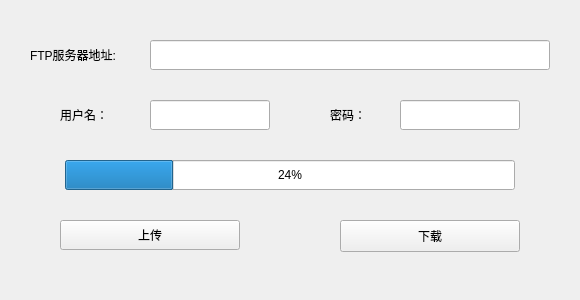
<?xml version="1.0" encoding="UTF-8"?>
<ui version="4.0">
 <class>MainWindow</class>
 <widget class="QMainWindow" name="MainWindow">
  <property name="geometry">
   <rect>
    <x>0</x>
    <y>0</y>
    <width>580</width>
    <height>300</height>
   </rect>
  </property>
  <property name="windowTitle">
   <string>FTP客户端</string>
  </property>
  <property name="windowIcon">
   <iconset>
    <normaloff>../../heart.ico</normaloff>../../heart.ico</iconset>
  </property>
  <property name="toolTipDuration">
   <number>-1</number>
  </property>
  <widget class="QWidget" name="centralWidget">
   <widget class="QLabel" name="label_ftp">
    <property name="geometry">
     <rect>
      <x>30</x>
      <y>40</y>
      <width>110</width>
      <height>30</height>
     </rect>
    </property>
    <property name="styleSheet">
     <string notr="true">font: 9pt &quot;Arial&quot;;</string>
    </property>
    <property name="text">
     <string>FTP服务器地址:</string>
    </property>
   </widget>
   <widget class="QLineEdit" name="lineEdit_ftp">
    <property name="geometry">
     <rect>
      <x>150</x>
      <y>40</y>
      <width>400</width>
      <height>30</height>
     </rect>
    </property>
    <property name="styleSheet">
     <string notr="true">font: 10pt &quot;Arial&quot;;</string>
    </property>
   </widget>
   <widget class="QLabel" name="label_user">
    <property name="geometry">
     <rect>
      <x>60</x>
      <y>100</y>
      <width>60</width>
      <height>30</height>
     </rect>
    </property>
    <property name="styleSheet">
     <string notr="true">font: 10pt &quot;Arial&quot;;</string>
    </property>
    <property name="text">
     <string>用户名：</string>
    </property>
   </widget>
   <widget class="QLineEdit" name="lineEdit_user">
    <property name="geometry">
     <rect>
      <x>150</x>
      <y>100</y>
      <width>120</width>
      <height>30</height>
     </rect>
    </property>
    <property name="styleSheet">
     <string notr="true">font: 10pt &quot;Arial&quot;;</string>
    </property>
   </widget>
   <widget class="QLabel" name="label_password">
    <property name="geometry">
     <rect>
      <x>330</x>
      <y>100</y>
      <width>60</width>
      <height>30</height>
     </rect>
    </property>
    <property name="styleSheet">
     <string notr="true">font: 10pt &quot;Arial&quot;;</string>
    </property>
    <property name="text">
     <string>密码：</string>
    </property>
   </widget>
   <widget class="QLineEdit" name="lineEdit_password">
    <property name="geometry">
     <rect>
      <x>400</x>
      <y>100</y>
      <width>120</width>
      <height>30</height>
     </rect>
    </property>
    <property name="echoMode">
     <enum>QLineEdit::Password</enum>
    </property>
   </widget>
   <widget class="QProgressBar" name="progressBar">
    <property name="geometry">
     <rect>
      <x>65</x>
      <y>160</y>
      <width>450</width>
      <height>30</height>
     </rect>
    </property>
    <property name="value">
     <number>24</number>
    </property>
   </widget>
   <widget class="QPushButton" name="Btn_upload">
    <property name="geometry">
     <rect>
      <x>60</x>
      <y>220</y>
      <width>180</width>
      <height>30</height>
     </rect>
    </property>
    <property name="styleSheet">
     <string notr="true">font: 10pt &quot;Arial&quot;;</string>
    </property>
    <property name="text">
     <string>上传</string>
    </property>
   </widget>
   <widget class="QPushButton" name="Btn_download">
    <property name="geometry">
     <rect>
      <x>340</x>
      <y>220</y>
      <width>180</width>
      <height>32</height>
     </rect>
    </property>
    <property name="styleSheet">
     <string notr="true">font: 10pt &quot;Arial&quot;;</string>
    </property>
    <property name="text">
     <string>下载</string>
    </property>
   </widget>
  </widget>
  <widget class="QMenuBar" name="menuBar">
   <property name="geometry">
    <rect>
     <x>0</x>
     <y>0</y>
     <width>580</width>
     <height>25</height>
    </rect>
   </property>
  </widget>
 </widget>
 <layoutdefault spacing="6" margin="11"/>
 <resources/>
 <connections/>
</ui>
